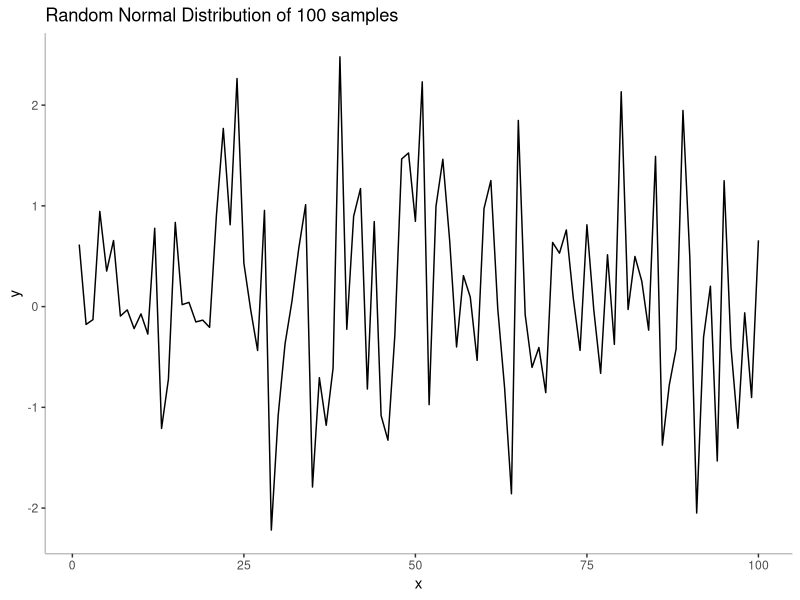

R code for this plot:
## ---- chunk 1
knitr::opts_chunk$set(echo = TRUE,fig.align = 'center')
## ---- chunk 2

library(tidyverse)
library(ggplot2)

## ---- chunk 3

set.seed(5858)

x = seq(1:100) 
y = rnorm(100) 
dat = data.frame(x, y) 
ggplot(dat, aes(x = x, y = y)) + 
  geom_line() +
  labs(title = 'Random Normal Distribution of 100 samples') +
  theme(panel.background = element_blank(),
        axis.line = element_line(colour = 'grey'))

